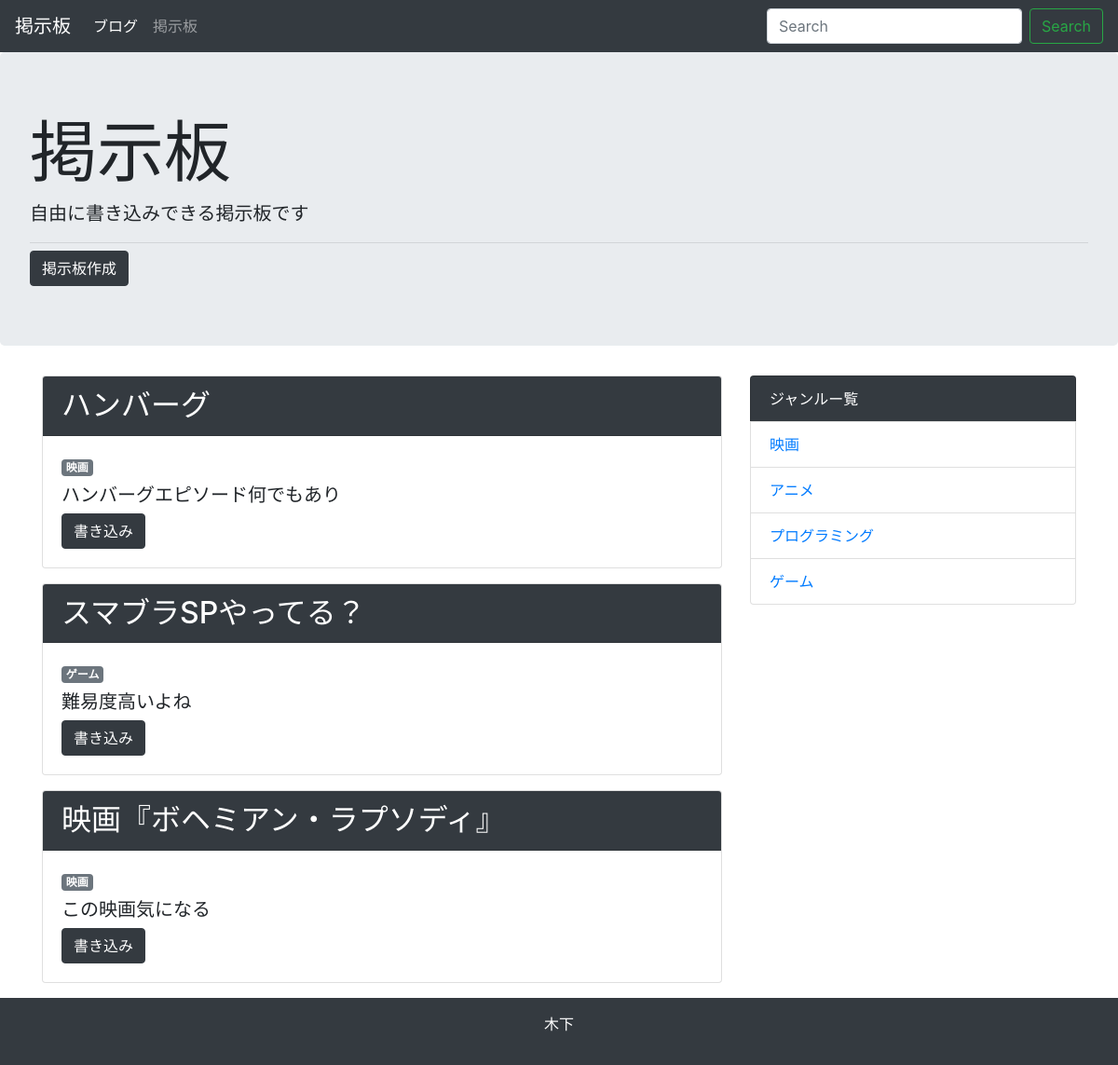
/board/, run on the app's committed database.
### board/models.py (models this page shows, shortened)
class Board(models.Model):
    title = models.CharField('タイトル名',max_length=50)
    text = models.TextField('説明文')
    created_at = models.DateTimeField('作成日',default=timezone.now)
    junle = models.ForeignKey(Junle,verbose_name="ジャンル",on_delete=models.PROTECT,default=1)

class Junle(models.Model):
    name= models.CharField('ジャンル名',max_length=255)
    created_at = models.DateTimeField('作成日',default=timezone.now)
    def __str__(self):
        return self.name

### board/views.py (the view)
# urls.py: path('', views.IndexView.as_view(), name='index'),
class IndexView(generic.ListView):
    model = Board
    paginate_by = 3
    def get_queryset(self):
        queryset = Board.objects.order_by('-created_at')
        keyword = self.request.GET.get('keyword')
        if keyword:
            queryset = queryset.filter(Q(title__icontains=keyword) | Q(text__icontains = keyword)
            )
        return queryset

### blog/context_processors.py (called while the page is built)
def common(request):
    context = {
        'category_list': Category.objects.all()
    }
    return context

### board/context_processors.py (called while the page is built)
def common(request):
    params = {
        'junle_list': Junle.objects.all()
    }
    return params

### board/templates/board/board_list.html
{% extends 'board/base.html' %}
{% block content %}
{% for board in board_list %}
  <div class="card mb-3">
    <h2 class="card-header bg-dark text-white">{{board.title}}</h2>
    <div class="card-body">
      <h3 class="badge badge-secondary"><span>{{board.junle}}</span></h3>
      <h5>{{board.text}} </h5>
      <a href="{% url 'board:detail' board.pk %}" class="btn btn-dark">書き込み</a>
    </div>
  </div>
{% endfor %}
{% endblock %}

### board/templates/board/base.html (shortened to what this page needs)
<!doctype html>
<html lang="ja">
  <head>
    <link rel="stylesheet" href="https://maxcdn.bootstrapcdn.com/bootstrap/4.0.0-beta.2/css/bootstrap.min.css">
  </head>
  <body>
    <nav class="navbar navbar-expand-lg navbar-dark bg-dark">
      <a class="navbar-brand" href="#">掲示板</a>
      <div class="collapse navbar-collapse" id="navbarSupportedContent">
        <ul class="navbar-nav mr-auto">
          <li class="nav-item active">
            <a class="nav-link" href="{% url 'blog:index' %}">ブログ <span class="sr-only">(current)</span></a>
          </li>
          <li class="nav-item">
            <a class="nav-link " href="{% url 'board:index' %}">掲示板</a>
          </li>
        </ul>
        <form class="form-inline my-2 my-lg-0"method ="GET" action="{% url 'board:index' %}" >
          <input class="form-control mr-sm-2" type="text" name= "keyword" placeholder="Search" aria-label="Search">
          <button class="btn btn-outline-success my-2 my-sm-0" type="submit">Search</button>
        </form>
      </div>
    </nav>
    <div class="jumbotron">
      <h1 class="display-3">掲示板</h1>
      <p class="lead">自由に書き込みできる掲示板です</p>
      <hr class="my-2">
      <a href="{% url 'board:create' %}" class="btn btn-dark" >掲示板作成</a>
    </div>
    <div class="container">
      <div class= "row">
        <div class="col-md-8">
          {% block content %}
          {% endblock %}
        </div>
        <div class="col-md-4 ">
          <ul class="list-group">
            <li class="list-group-item bg-dark text-white">ジャンルー覧</li>
            {% for junle in junle_list %}
              <li class="list-group-item"><a href="{%url 'board:junle' junle.pk%}">{{junle}}</a></li>
            {% endfor %}
          </ul>
        </div>
      </div>
    </div>
    <footer class ="bg-dark text-white text-center py-3">
      <p>木下</p>
    </footer>
  </body>
</html>

### data on the page
Board: title "ハンバーグ", junle "映画", text "ハンバーグエピソード何でもあり"
Board: title "スマブラSPやってる？", junle "ゲーム", text "難易度高いよね"
Board: title "映画『ボヘミアン・ラプソディ』", junle "映画", text "この映画気になる"
Junle: name "映画"
Junle: name "アニメ"
Junle: name "プログラミング"
Junle: name "ゲーム"
